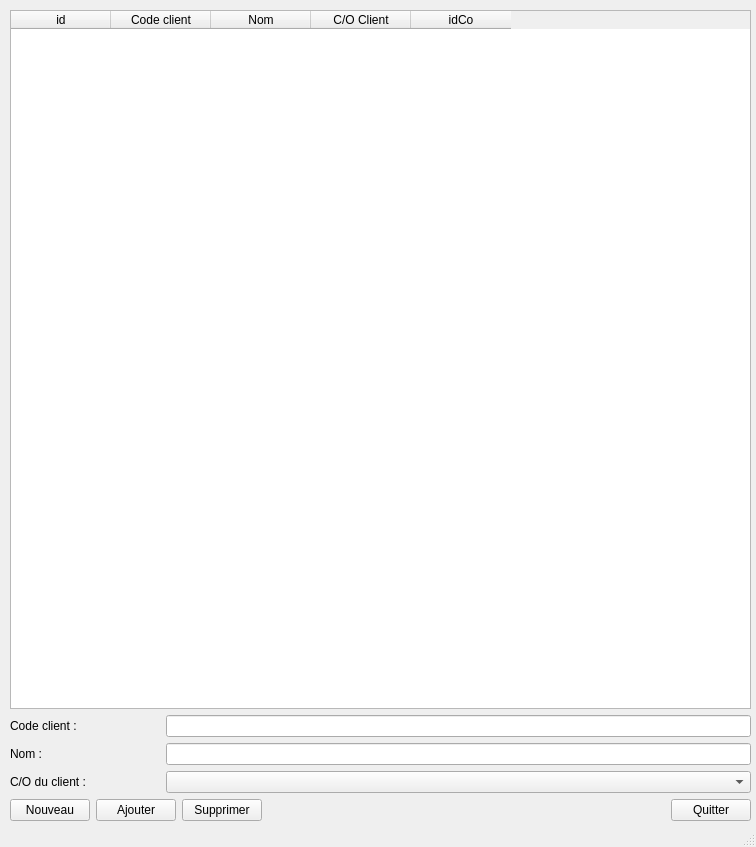
<?xml version="1.0" encoding="UTF-8"?>
<ui version="4.0">
 <class>CustomerManagementWindow</class>
 <widget class="QMainWindow" name="CustomerManagementWindow">
  <property name="windowModality">
   <enum>Qt::ApplicationModal</enum>
  </property>
  <property name="geometry">
   <rect>
    <x>0</x>
    <y>0</y>
    <width>756</width>
    <height>847</height>
   </rect>
  </property>
  <property name="windowTitle">
   <string>COMailPrinting - Gestion des clients</string>
  </property>
  <widget class="QWidget" name="centralwidget">
   <widget class="QWidget" name="layoutWidget">
    <property name="geometry">
     <rect>
      <x>10</x>
      <y>10</y>
      <width>741</width>
      <height>811</height>
     </rect>
    </property>
    <layout class="QGridLayout" name="gridLayout">
     <item row="0" column="0">
      <widget class="QTableWidget" name="tw_customers">
       <column>
        <property name="text">
         <string>id</string>
        </property>
       </column>
       <column>
        <property name="text">
         <string>Code client</string>
        </property>
       </column>
       <column>
        <property name="text">
         <string>Nom</string>
        </property>
       </column>
       <column>
        <property name="text">
         <string>C/O Client</string>
        </property>
       </column>
       <column>
        <property name="text">
         <string>idCo</string>
        </property>
       </column>
      </widget>
     </item>
     <item row="1" column="0">
      <layout class="QVBoxLayout" name="verticalLayout">
       <item>
        <layout class="QHBoxLayout" name="horizontalLayout">
         <item>
          <widget class="QLabel" name="label">
           <property name="minimumSize">
            <size>
             <width>150</width>
             <height>0</height>
            </size>
           </property>
           <property name="text">
            <string>Code client :</string>
           </property>
          </widget>
         </item>
         <item>
          <widget class="QLineEdit" name="le_code"/>
         </item>
        </layout>
       </item>
       <item>
        <layout class="QHBoxLayout" name="horizontalLayout_2">
         <item>
          <widget class="QLabel" name="label_2">
           <property name="minimumSize">
            <size>
             <width>150</width>
             <height>0</height>
            </size>
           </property>
           <property name="text">
            <string>Nom :</string>
           </property>
          </widget>
         </item>
         <item>
          <widget class="QLineEdit" name="le_name"/>
         </item>
        </layout>
       </item>
       <item>
        <layout class="QHBoxLayout" name="horizontalLayout_4">
         <item>
          <widget class="QLabel" name="label_3">
           <property name="minimumSize">
            <size>
             <width>150</width>
             <height>0</height>
            </size>
           </property>
           <property name="maximumSize">
            <size>
             <width>150</width>
             <height>16777215</height>
            </size>
           </property>
           <property name="text">
            <string>C/O du client :</string>
           </property>
          </widget>
         </item>
         <item>
          <widget class="QComboBox" name="cbb_co"/>
         </item>
        </layout>
       </item>
       <item>
        <layout class="QHBoxLayout" name="horizontalLayout_3">
         <item>
          <widget class="QPushButton" name="btn_new">
           <property name="text">
            <string>Nouveau</string>
           </property>
          </widget>
         </item>
         <item>
          <widget class="QPushButton" name="btn_add">
           <property name="text">
            <string>Ajouter</string>
           </property>
          </widget>
         </item>
         <item>
          <widget class="QPushButton" name="btn_delete">
           <property name="text">
            <string>Supprimer</string>
           </property>
          </widget>
         </item>
         <item>
          <spacer name="horizontalSpacer">
           <property name="orientation">
            <enum>Qt::Horizontal</enum>
           </property>
           <property name="sizeHint" stdset="0">
            <size>
             <width>40</width>
             <height>20</height>
            </size>
           </property>
          </spacer>
         </item>
         <item>
          <widget class="QPushButton" name="btn_quit">
           <property name="font">
            <font>
             <bold>false</bold>
            </font>
           </property>
           <property name="text">
            <string>Quitter</string>
           </property>
           <property name="flat">
            <bool>false</bool>
           </property>
          </widget>
         </item>
        </layout>
       </item>
      </layout>
     </item>
    </layout>
   </widget>
  </widget>
  <widget class="QStatusBar" name="statusbar"/>
 </widget>
 <resources/>
 <connections/>
</ui>
